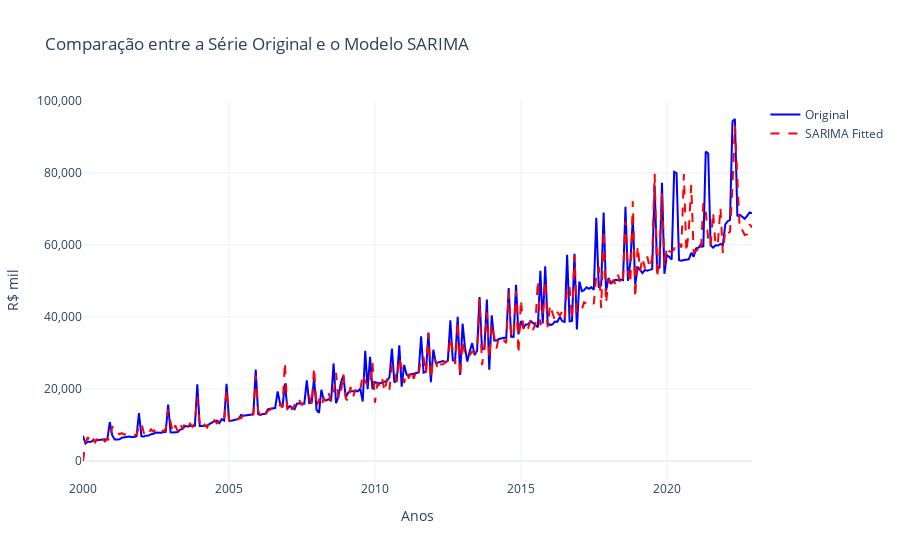

Notebook code for this chart:
### Code cell
import plotly.graph_objects as go

# Criando a figura
fig = go.Figure()

# Adicionando a série original
fig.add_trace(go.Scatter(
    x=df_sarima.index,
    y=df_sarima['Valor'],
    mode='lines',
    name='Original',
    line=dict(color='blue')
))

# Adicionando os valores ajustados pelo modelo SARIMA
fig.add_trace(go.Scatter(
    x=df_sarima.index,
    y=df_sarima['fitted'],
    mode='lines',
    name='SARIMA Fitted',
    line=dict(color='red', dash='dash')
))

# Configurando o layout
fig.update_layout(
    title='Comparação entre a Série Original e o Modelo SARIMA',
    xaxis_title='Anos',
    yaxis_title='R$ mil',
    yaxis=dict(tickformat=',d'),  # Formata os valores inteiros no eixo Y
    template='plotly_white',
    hovermode='x',
)

# Exibir gráfico interativo
fig.show()

### Figure 1 — Plotly figure (JSON) as saved in the notebook; plotly's stock layout.template omitted (floating-point values rounded to 4 significant figures; data arrays with more than 128 entries replaced by an {"elided": "..."} marker saying what was removed)
{"data": [{"line": {"color": "blue"}, "mode": "lines", "name": "Original", "type": "scatter", "x": {"elided": "276 str values"}, "y": {"elided": "276 float values"}}, {"line": {"color": "red", "dash": "dash"}, "mode": "lines", "name": "SARIMA Fitted", "type": "scatter", "x": {"elided": "276 str values"}, "y": {"elided": "276 float values"}}], "layout": {"hovermode": "x", "title": {"text": "Comparação entre a Série Original e o Modelo SARIMA"}, "xaxis": {"title": {"text": "Anos"}}, "yaxis": {"tickformat": ",d", "title": {"text": "R$ mil"}}}}
